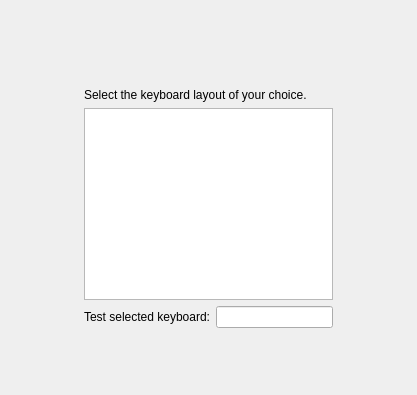
<ui version="4.0" >
 <class>KeyboardWidget</class>
 <widget class="QWidget" name="KeyboardWidget" >
  <property name="geometry" >
   <rect>
    <x>0</x>
    <y>0</y>
    <width>417</width>
    <height>395</height>
   </rect>
  </property>
  <property name="windowTitle" >
   <string>Form1</string>
  </property>
  <layout class="QGridLayout" >
   <item row="0" column="1" >
    <spacer>
     <property name="orientation" >
      <enum>Qt::Vertical</enum>
     </property>
     <property name="sizeType" >
      <enum>QSizePolicy::Expanding</enum>
     </property>
     <property name="sizeHint" >
      <size>
       <width>20</width>
       <height>40</height>
      </size>
     </property>
    </spacer>
   </item>
   <item rowspan="4" row="1" column="0" >
    <spacer>
     <property name="orientation" >
      <enum>Qt::Horizontal</enum>
     </property>
     <property name="sizeType" >
      <enum>QSizePolicy::Expanding</enum>
     </property>
     <property name="sizeHint" >
      <size>
       <width>81</width>
       <height>20</height>
      </size>
     </property>
    </spacer>
   </item>
   <item row="1" column="1" >
    <widget class="QLabel" name="pix" >
     <property name="text" >
      <string/>
     </property>
     <property name="pixmap" >
      <pixmap resource="../../data.qrc" >:/gui/pics/keyboards.png</pixmap>
     </property>
     <property name="alignment" >
      <set>Qt::AlignCenter</set>
     </property>
     <property name="wordWrap" >
      <bool>false</bool>
     </property>
    </widget>
   </item>
   <item rowspan="4" row="1" column="2" >
    <spacer>
     <property name="orientation" >
      <enum>Qt::Horizontal</enum>
     </property>
     <property name="sizeType" >
      <enum>QSizePolicy::Expanding</enum>
     </property>
     <property name="sizeHint" >
      <size>
       <width>81</width>
       <height>20</height>
      </size>
     </property>
    </spacer>
   </item>
   <item row="2" column="1" >
    <widget class="QLabel" name="textLabel1" >
     <property name="text" >
      <string>Select the keyboard layout of your choice.</string>
     </property>
     <property name="wordWrap" >
      <bool>false</bool>
     </property>
    </widget>
   </item>
   <item row="3" column="1" >
    <widget class="QListWidget" name="keyboard_list" >
     <property name="alternatingRowColors" >
      <bool>true</bool>
     </property>
    </widget>
   </item>
   <item row="4" column="1" >
    <layout class="QHBoxLayout" >
     <item>
      <widget class="QLabel" name="textLabel1_2" >
       <property name="text" >
        <string>Test selected keyboard:</string>
       </property>
       <property name="wordWrap" >
        <bool>false</bool>
       </property>
      </widget>
     </item>
     <item>
      <widget class="QLineEdit" name="lineEdit1" />
     </item>
    </layout>
   </item>
   <item row="5" column="1" >
    <spacer>
     <property name="orientation" >
      <enum>Qt::Vertical</enum>
     </property>
     <property name="sizeType" >
      <enum>QSizePolicy::Expanding</enum>
     </property>
     <property name="sizeHint" >
      <size>
       <width>20</width>
       <height>30</height>
      </size>
     </property>
    </spacer>
   </item>
  </layout>
 </widget>
 <layoutdefault spacing="6" margin="11" />
 <pixmapfunction>qPixmapFromMimeSource</pixmapfunction>
 <resources>
  <include location="../../data.qrc" />
 </resources>
 <connections/>
</ui>
